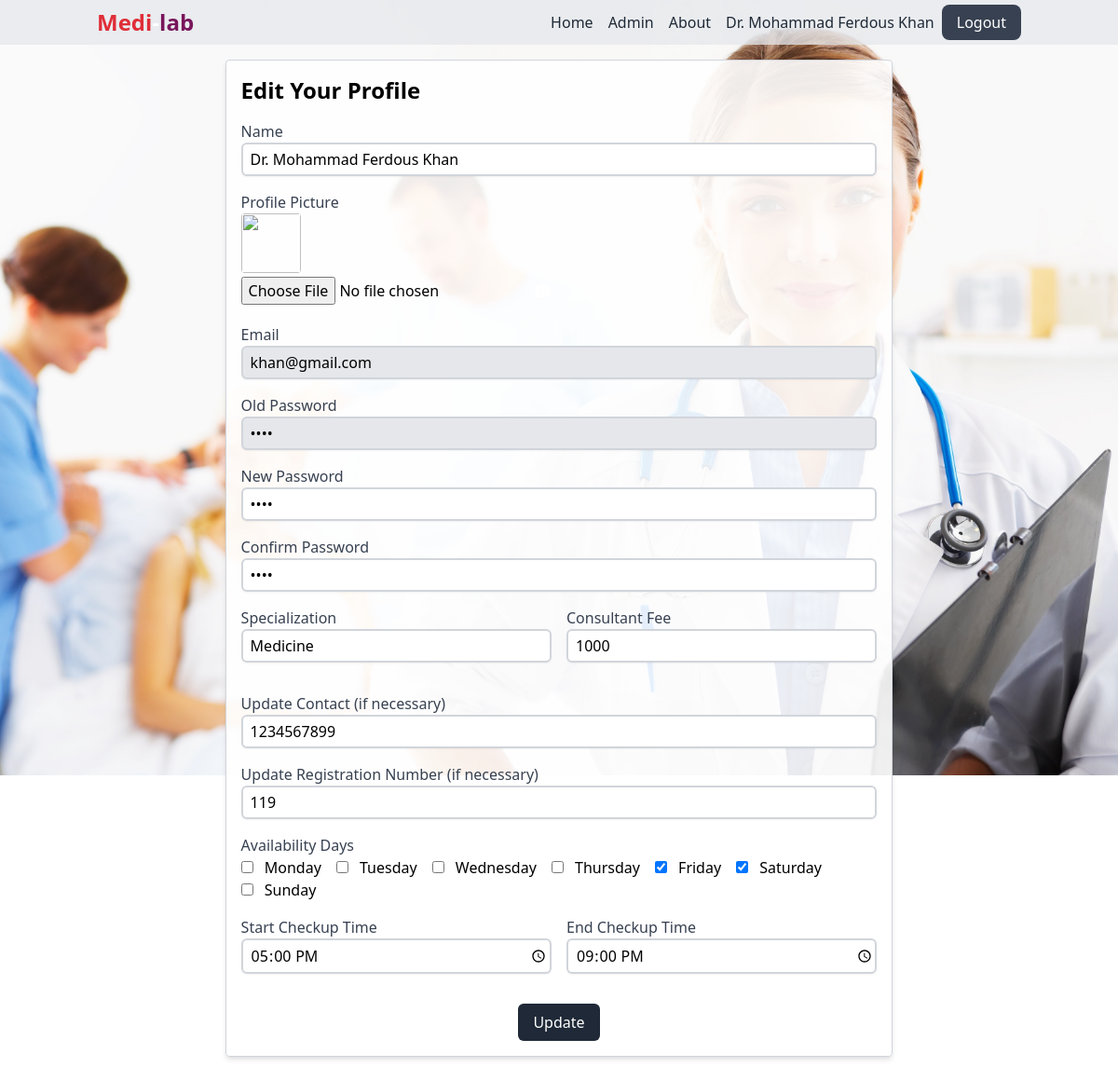
Screenshot of /edit_profile.php (signed in) with the database file from the repository.
### tables this page shows
CREATE TABLE `doctors` (
  `doctor_id` int(11) NOT NULL,
  `name` varchar(255) NOT NULL,
  `email` varchar(255) NOT NULL,
  `phone` varchar(20) NOT NULL,
  `password` varchar(255) NOT NULL,
  `specialization` varchar(255) NOT NULL,
  `fee` int(255) NOT NULL,
  `reg_num` varchar(255) NOT NULL,
  `status` enum('pending','approved') DEFAULT 'pending',
  `start` time NOT NULL,
  `end` time NOT NULL,
  `availability` varchar(255) NOT NULL,
  `profile_picture` varchar(255) DEFAULT NULL
);

### web/edit_profile.php (the view, shortened to what this page needs)
<?php
$doctorId = $_SESSION["doctor_id"];
$conn = mysqli_connect("localhost", "root", "", "doctor_appointment_system");
$doctorQuery = "SELECT * FROM doctors WHERE doctor_id = $doctorId";
$doctorResult = mysqli_query($conn, $doctorQuery);
$doctor = mysqli_fetch_assoc($doctorResult);
$image = $doctor['profile_picture'];
?>
<!DOCTYPE html>
<html lang="en">
<head>
    <link href="https://cdn.jsdelivr.net/npm/tailwindcss@2.2.19/dist/tailwind.min.css" rel="stylesheet">
    <link href="https://cdnjs.cloudflare.com/ajax/libs/font-awesome/5.15.3/css/all.min.css" rel="stylesheet" />
</head>
<body>
    <header class="bg-gray-200 bg-opacity-75 text-white py-2 fixed w-full top-0 ">
        <?php include '../includes/navbar.php'; ?>
    </header>
    <div class="container mx-auto py-8 mt-8">
        <div class="mx-auto bg-white bg-opacity-90 p-4 border border-gray-300 rounded shadow-md" style="width: 70%;">
            <h2 class="text-2xl font-bold mb-4">Edit Your Profile</h2>
            <form action="process.php" method="POST" enctype="multipart/form-data" name="doctor_update">
                <div class="mb-4">
                    <label for="name" class="block text-gray-700">Name</label>
                    <input type="text" name="name" id="name" value="<?php echo $doctor['name']; ?>" class="w-full py-1 pl-2 border-2 border-gray-300 rounded-md shadow-sm focus:ring-blue-500 focus:border-blue-500">
                </div>
                <div class="mb-4">
                    <label for="profile_picture" class="block text-gray-700">Profile Picture</label>
                    <img src="../img/<?php echo $image; ?>" width=125 height=125 title="<?php echo $image; ?>" class="w-16 h-16 rounded mr-4">
                    <div class="round">
                        <input type="file" name="profile_picture" id="profile_picture" accept=".jpg, .jpeg, .png" class="py-1">
                        <i class="fas fa-camera" style="color: #fff"></i>
                    </div>
                </div>
                <div class="mb-4">
                    <label for="email" class="block text-gray-700">Email</label>
                    <input type="email" name="email" id="email" value="<?php echo $doctor['email']; ?>" readonly class="w-full py-1 pl-2 border-2 border-gray-300 rounded-md shadow-sm focus:ring-blue-500 focus:border-blue-500 bg-gray-200">
                </div>
                <div class="mb-4">
                    <label for="password" class="block text-gray-700"> Old Password</label>
                    <input type="password" name="password" id="password" value="<?php echo $doctor['password']; ?>" readonly class="w-full py-1 pl-2 border-2 border-gray-300 rounded-md shadow-sm focus:ring-blue-500 focus:border-blue-500 bg-gray-200">
                </div>
                <div class="mb-4">
                    <label for="new_password" class="block text-gray-700">New Password</label>
                    <input type="password" name="new_password" id="new_password" value="<?php echo $doctor['password']; ?>" class="w-full py-1 pl-2 border-2 border-gray-300 rounded-md shadow-sm focus:ring-blue-500 focus:border-blue-500" required>
                </div>
                <div class="mb-4">
                    <label for="confirm_password" class="block text-gray-700">Confirm Password</label>
                    <input type="password" name="confirm_password" id="confirm_password" value="<?php echo $doctor['password']; ?>" class="w-full py-1 pl-2 border-2 border-gray-300 rounded-md shadow-sm focus:ring-blue-500 focus:border-blue-500" required>
                </div>
                <div class="flex flex-col md:flex-row md:space-x-4 mb-4">
                    <div class="mb-4 md:w-1/2">
                        <label for="specialization" class="block text-gray-700">Specialization</label>
                        <input type="text" name="specialization" id="specialization" value="<?php echo $doctor['specialization']; ?>" class="w-full py-1 pl-2 border-2 border-gray-300 rounded-md shadow-sm focus:ring-blue-500 focus:border-blue-500">
                    </div>
                    <div class="mb-4 md:w-1/2">
                        <label for="fee" class="block text-gray-700">Consultant Fee</label>
                        <input type="text" name="fee" id="fee" value="<?php echo $doctor['fee']; ?>" class="w-full py-1 pl-2 border-2 border-gray-300 rounded-md shadow-sm focus:ring-blue-500 focus:border-blue-500">
                    </div>
                </div>
                <div class="mb-4">
                    <label for="phone" class="block text-gray-700">Update Contact (if necessary)</label>
                    <input type="text" name="phone" id="phone" value="<?php echo $doctor['phone']; ?>" placeholder="+880" class="w-full py-1 pl-2 border-2 border-gray-300 rounded-md shadow-sm focus:ring-blue-500 focus:border-blue-500">
                </div>
                <div class="mb-4">
                    <label for="reg_num" class="block text-gray-700">Update Registration Number (if necessary)</label>
                    <input type="text" name="reg_num" id="reg_num" value="<?php echo $doctor['reg_num']; ?>" class="w-full py-1 pl-2 border-2 border-gray-300 rounded-md shadow-sm focus:ring-blue-500 focus:border-blue-500">
                </div>
                <div class="mb-4">
                    <label class="block text-gray-700">Availability Days</label>
                    <div class="flex flex-wrap">
                        <?php
                        $availableDays = array("Monday", "Tuesday", "Wednesday", "Thursday", "Friday", "Saturday", "Sunday");
                        $currentAvailability = explode(", ", $doctor['availability']);
                        foreach ($availableDays as $day) {
                            $isChecked = in_array($day, $currentAvailability) ? 'checked' : '';
                        ?>
                            <div class="mr-4">
                                <input type="checkbox" name="availability[]" value="<?php echo $day; ?>" id="<?php echo strtolower($day); ?>" <?php echo $isChecked; ?>>
                                <label for="<?php echo strtolower($day); ?>" class="ml-2"><?php echo $day; ?></label>
                            </div>
                        <?php
                        }
                        ?>
                    </div>
                </div>
                <div class="flex flex-col md:flex-row md:space-x-4 mb-4">
                    <div class="mb-4 md:w-1/2">
                        <label for="start" class="block text-gray-700">Start Checkup Time</label>
                        <input type="time" name="start" id="start" value="<?php echo $doctor['start']; ?>" class="w-full py-1 pl-2 border-2 border-gray-300 rounded-md shadow-sm focus:ring-blue-500 focus:border-blue-500">
                    </div>
                    <div class="mb-4 md:w-1/2">
                        <label for="end" class="block text-gray-700">End Checkup Time</label>
                        <input type="time" name="end" id="end" value="<?php echo $doctor['end']; ?>" class="w-full py-1 pl-2 border-2 border-gray-300 rounded-md shadow-sm focus:ring-blue-500 focus:border-blue-500">
                    </div>
                </div>
                <div class="flex justify-center">
                    <button type="submit" name="doctor_update" class="bg-gray-800 text-white px-4 py-2 rounded-md hover:bg-gray-700">Update</button>
                </div>
            </form>
        </div>
    </div>
</body>
</html>

### includes/navbar.php (shortened to what this page needs)
<div class="container mx-auto px-4">
    <?php
    if (isset($_SESSION["doctor_id"])) {
        $doctorId = $_SESSION["doctor_id"];
        $conn = mysqli_connect("localhost", "root", "", "doctor_appointment_system");
        $doctorQuery = "SELECT * FROM doctors WHERE doctor_id = $doctorId";
        $doctorResult = mysqli_query($conn, $doctorQuery);
        $doctor = mysqli_fetch_assoc($doctorResult);
    }
    ?>
    <nav class="flex justify-between">
        <ul>
            <li>
                <a href="index.php" class="font-bold text-2xl"><span style="color: #DF2E38">Medi</span>-<span style="color: #79155B">lab</span></a>
            </li>
        </ul>
        <ul class="flex my-auto">
            <li class="mr-4">
                <a href="index.php" class="font-medium text-gray-800 hover:text-red-500">Home</a>
            </li>
            <li class="mr-4">
                <a href="admin.php" target="_blank" class="font-medium text-gray-800 hover:text-red-500">Admin</a>
            </li>
            <li class="mr-4">
                <a href="about.php" class="font-medium text-gray-800 hover:text-red-500">About</a>
            </li>
            <?php if (isset($doctor)) { ?>
                <li>
                    <a href="doctor_dashboard.php" class="font-medium text-gray-800 hover:text-red-500 mr-2"><?php echo $doctor['name']; ?></a>
                </li>
                <li>
                    <a href="logout.php" class="font-medium bg-gray-700 text-white px-4 py-2 rounded-lg hover:bg-gray-500">Logout</a>
                </li>
            <?php } else { ?>
                <li>
                    <a href="index.php" class="font-medium bg-gray-700 text-white px-4 py-2 rounded-lg hover:bg-gray-500">Login</a>
                </li>
            <?php } ?>
        </ul>
    </nav>
</div>

### web/edit_profile.php (style rules this page uses)
body { background-image: url('../img/cover.jpg'); background-size: cover; background-repeat: no-repeat; background-position: center; height: 100vh; display: block; flex-direction: column; }

### rows the page displays
doctors: name "Dr. Mohammad Ferdous Khan", email "khan@gmail.com", specialization "Medicine", fee "1000", phone "1234567899", reg_num "119", start "17:00:00", end "21:00:00"

### other values shown
$day "Monday"
$day "Tuesday"
$day "Wednesday"
$day "Thursday"
$day "Friday"
$day "Saturday"
$day "Sunday"
